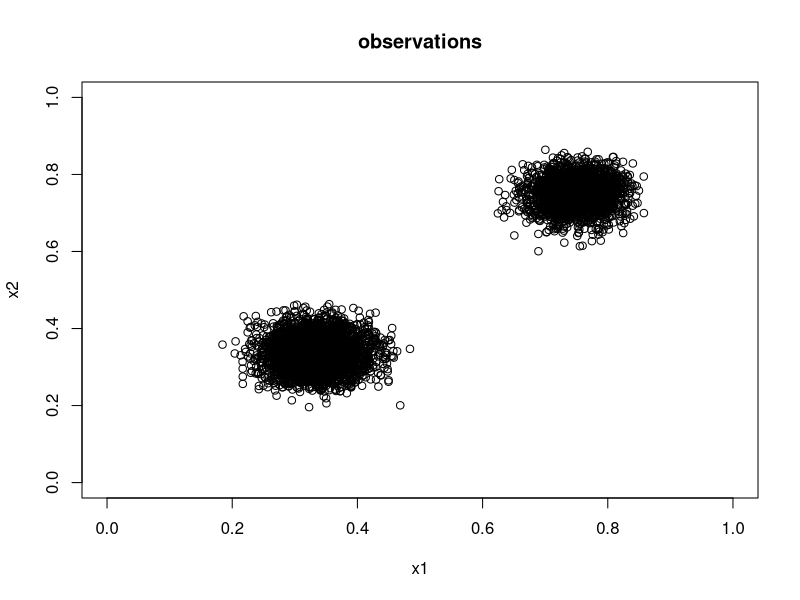

Recreate this plot in R. (Note: this script raises an error after producing the figure.)
#Generate data from a beta mixture
set.seed(11)
n = 5000
d=2
data = matrix(NA, nrow=n, ncol=d)

for(i in 1:n){
  u = runif(1)
  if(u < 0.6){
    for(k in 1:2){
      data[i,k] = rbeta(1,40,80)
    }
  }else{
    for(k in 1:2){
      data[i,k] = rbeta(1,90,30)
    }
  }
}

plot(data[,1], data[,2], xlab = "x1", ylab = "x2", xlim=c(0,1), ylim=c(0,1), main = "observations")

#Make the grid points
x.grid = seq(0.005,0.995,by=0.01)
y.grid = seq(0.005,0.995,by=0.01)
grid.points = as.matrix(expand.grid(x.grid,y.grid))

#Run boosting
out = boosting(# parameters for boosting
               data = data, #data = n X d matrix
               add_noise = FALSE, # add uniform noises if there are tied values
               margin_size = 1.0, # size of margin we make when scaling data into (0,1]
                                  # if data is defined in (0,1]^d, we can set it to 0.0 = no scaling 
               ntree_marginal = 100, # # trees per dimension used in the first stage
               ntree_dependence = 1000, # # trees used in the second stage
               c0 = 0.1, # c0 = global scale of the learning parameter
               gamma = 0.1, # gamma = stronger regularization for small nodes
               max_resol = 50, # maximum resolution (depth) of trees
               min_obs = 5, # if # obs in a node < min_obs, this node is no longer split
               eta_subsample = 1.0, # eta * n observations are used to learn a new tree
               J = 8, # # grid points for splitting = 2^J-1 
               max_n_var = d, # this is an experimental one so should be set to d 
               # parameters for the PT-based weak learner
               alpha = 0.5, # prior prob of dividing a node = alpha * (1 + depth)^beta
               beta = 0.0,
               precision = 1.0 # precision of the beta prior
)

#Evaluate the log-densities
out_dens = eval_density_b(list_boosting = out, # simply use the output of the boosting function
                          eval_points = grid.points # matrix of evaluation points
                          )

#Visualize the estimated density function
library(ggplot2)
library(viridis)

densities.df = data.frame(x1=grid.points[,1],x2=grid.points[,2],density = exp(out_dens$log_densities))
print(ggplot() + geom_tile(data = densities.df, aes(x=x1, y=x2, fill=density)) + 
        scale_fill_viridis(discrete=FALSE) + ggtitle("Estimated density"))

#Simulate from the estimated distribution
simulated.data = simulation_b(list_boosting = out, # simply use the output of the boosting function 
                              size = 1000 # size of simulation
)

plot(simulated.data[,1], simulated.data[,2], xlim = c(0,1), ylim = c(0,1),xlab="x1",ylab="x2", main="simulated data")
